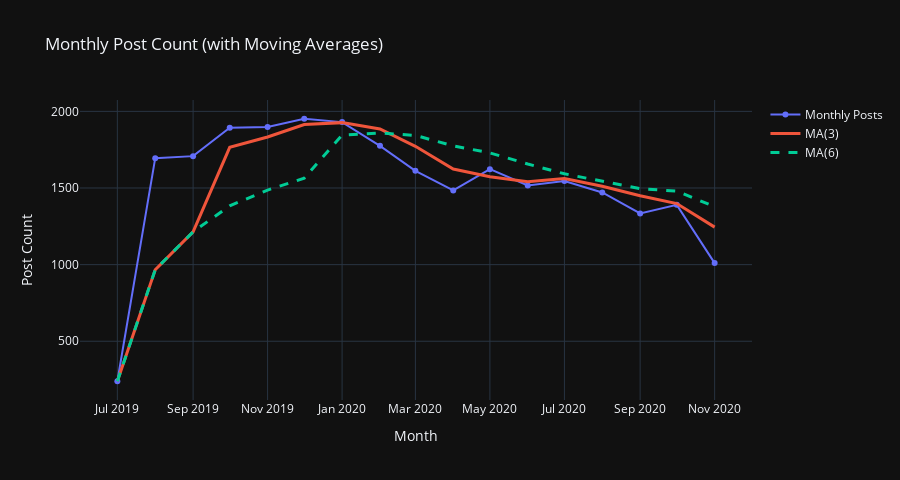

Write notebook code for a chart like this one.
### Markdown cell above
7) Monthly trend + Moving Averages

### Code cell
time_df = df[["created_dt"]].dropna().copy()
if not time_df.empty:
    monthly = (
        time_df.set_index("created_dt").resample("MS").size().reset_index(name="post_count")
)
    monthly["month"] = monthly["created_dt"].dt.strftime("%Y-%m")
    monthly["ma3"] = monthly["post_count"].rolling(3, min_periods=1).mean()
    monthly["ma6"] = monthly["post_count"].rolling(6, min_periods=1).mean()


    fig = go.Figure()
    fig.add_trace(go.Scatter(x=monthly["created_dt"], y=monthly["post_count"],
                            mode="lines+markers", name="Monthly Posts"))
    fig.add_trace(go.Scatter(x=monthly["created_dt"], y=monthly["ma3"],
                            mode="lines", name="MA(3)", line=dict(width=3)))
    fig.add_trace(go.Scatter(x=monthly["created_dt"], y=monthly["ma6"],
                            mode="lines", name="MA(6)", line=dict(width=3, dash="dash")))
    fig.update_layout(title="Monthly Post Count (with Moving Averages)",
                    xaxis_title="Month", yaxis_title="Post Count", height=480)
    fig.show()
else:
    monthly = pd.DataFrame(columns=["created_dt","post_count","month","ma3","ma6"])
    print("No datetime available.")

### Figure 1 — Plotly figure (JSON) as saved in the notebook; plotly's stock layout.template omitted (floating-point values rounded to 4 significant figures)
{"data": [{"mode": "lines+markers", "name": "Monthly Posts", "type": "scatter", "x": ["2019-07-01T00:00:00.000000000", "2019-08-01T00:00:00.000000000", "2019-09-01T00:00:00.000000000", "2019-10-01T00:00:00.000000000", "2019-11-01T00:00:00.000000000", "2019-12-01T00:00:00.000000000", "2020-01-01T00:00:00.000000000", "2020-02-01T00:00:00.000000000", "2020-03-01T00:00:00.000000000", "2020-04-01T00:00:00.000000000", "2020-05-01T00:00:00.000000000", "2020-06-01T00:00:00.000000000", "2020-07-01T00:00:00.000000000", "2020-08-01T00:00:00.000000000", "2020-09-01T00:00:00.000000000", "2020-10-01T00:00:00.000000000", "2020-11-01T00:00:00.000000000"], "y": [239, 1695, 1708, 1893, 1898, 1952, 1930, 1775, 1612, 1484, 1623, 1517, 1545, 1471, 1334, 1390, 1010]}, {"line": {"width": 3}, "mode": "lines", "name": "MA(3)", "type": "scatter", "x": ["2019-07-01T00:00:00.000000000", "2019-08-01T00:00:00.000000000", "2019-09-01T00:00:00.000000000", "2019-10-01T00:00:00.000000000", "2019-11-01T00:00:00.000000000", "2019-12-01T00:00:00.000000000", "2020-01-01T00:00:00.000000000", "2020-02-01T00:00:00.000000000", "2020-03-01T00:00:00.000000000", "2020-04-01T00:00:00.000000000", "2020-05-01T00:00:00.000000000", "2020-06-01T00:00:00.000000000", "2020-07-01T00:00:00.000000000", "2020-08-01T00:00:00.000000000", "2020-09-01T00:00:00.000000000", "2020-10-01T00:00:00.000000000", "2020-11-01T00:00:00.000000000"], "y": [239.0, 967.0, 1214.0, 1765.0, 1833.0, 1914.0, 1927.0, 1886.0, 1772.0, 1624.0, 1573.0, 1541.0, 1562.0, 1511.0, 1450.0, 1398.0, 1245.0]}, {"line": {"dash": "dash", "width": 3}, "mode": "lines", "name": "MA(6)", "type": "scatter", "x": ["2019-07-01T00:00:00.000000000", "2019-08-01T00:00:00.000000000", "2019-09-01T00:00:00.000000000", "2019-10-01T00:00:00.000000000", "2019-11-01T00:00:00.000000000", "2019-12-01T00:00:00.000000000", "2020-01-01T00:00:00.000000000", "2020-02-01T00:00:00.000000000", "2020-03-01T00:00:00.000000000", "2020-04-01T00:00:00.000000000", "2020-05-01T00:00:00.000000000", "2020-06-01T00:00:00.000000000", "2020-07-01T00:00:00.000000000", "2020-08-01T00:00:00.000000000", "2020-09-01T00:00:00.000000000", "2020-10-01T00:00:00.000000000", "2020-11-01T00:00:00.000000000"], "y": [239.0, 967.0, 1214.0, 1384.0, 1487.0, 1564.0, 1846.0, 1859.0, 1843.0, 1775.0, 1729.0, 1657.0, 1593.0, 1542.0, 1496.0, 1480.0, 1378.0]}], "layout": {"height": 480, "title": {"text": "Monthly Post Count (with Moving Averages)"}, "xaxis": {"title": {"text": "Month"}}, "yaxis": {"title": {"text": "Post Count"}}}}
